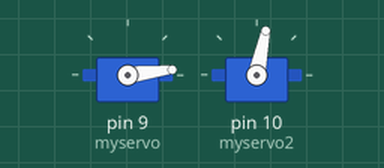
This sketch was run on a simulated Arduino Uno, built with avr-gcc and run on an emulated ATmega328P. On the bench: 2 × servo.

Above: at 0.05 s.
At 0.35 s:
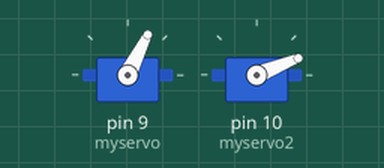
At 0.9 s:
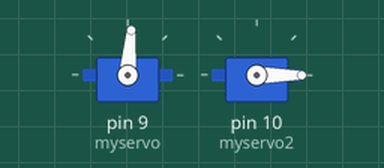
At 1.8 s:
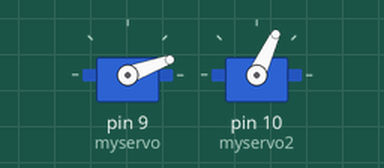
Timing chart, 0 to 6.7 s (numbered marks = the images above):
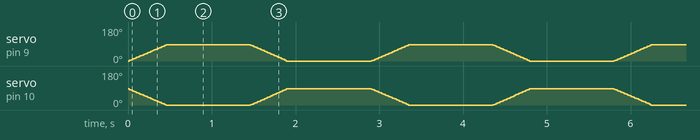

The sketch:

Garra_automatizada_com_2_servos.ino
```cpp
#include<Servo.h>

Servo myservo;
Servo myservo2;
int i,j,val,t=5,G=85; // G graus, t tempo.

void setup(){


  myservo.attach(9);
  myservo2.attach(10);

}

void loop(){

  for(i=0; i<=G; i++){


   myservo.write(i);
   myservo2.write(G-i);
   val=myservo2.read();

   Serial.println(val);


   delay(t);

  }

  delay(1000);

  for(j=0; j<=G; j++){

  myservo.write(G-j);
  myservo2.write(j);

  delay(t);

  }

  delay(1000);


}
```
